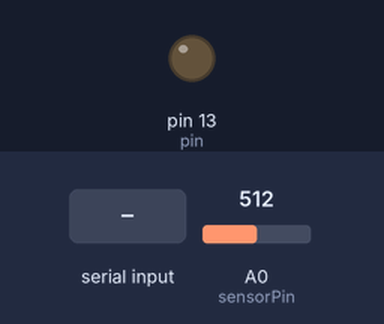
Bench run of a sketch on a simulated Arduino Uno, built with avr-gcc and run on an emulated ATmega328P. On the bench: output pins drawn as LEDs (lit = HIGH). Dashed ring = blinking. Inputs (shaded band) come from the test bench; at power-on: A0 (sensorPin) = 512. What the sketch prints to the serial monitor is not drawn.

Above: at 1.2 s.
1.3 s: "c" received over Serial
At 1.45 s:
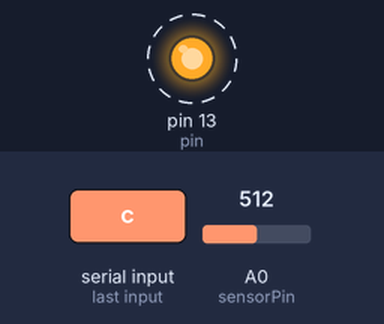
4.3 s: "t" received over Serial
Timing chart, 0 to 7.3 s (numbered marks = the images above; inputs shaded):
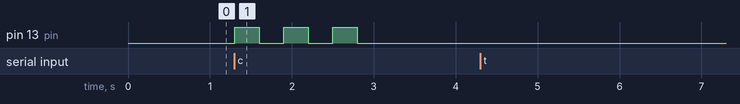

The sketch:

serialtest.ino
```cpp
// Pin est la led de l'Arduino pour les test de connexion
int pin = 13;
// Data est la valeur recue par le site web
int data;
// sending est la valeur renvoyé
int sendint;
String sendstr;
// SensorPin est la connexion du Thermometre
const int sensorPin = A0;

//configuration de Base
void setup() {

   //Commencer la Connexion en série pour le transfert de données
  Serial.begin(9600);
   //Configure le pin de la LED en sortie
  pinMode(pin, OUTPUT);

}

//Programme de l'Arduino
void loop() {

  // Création de la Température en °C
  int sensorVal = analogRead(sensorPin);
  float voltage = (sensorVal/1024.0) * 5.0;
  float temperature = (voltage - .5) * 100;

  // Lecture d'une commande sur le site web
  if(Serial.available() > 0){
    do{
        data = Serial.read(); //Removes the message from the serial cache

        switch(data){

            case 116:
                // La valeur renvoyé sera la valeur d la température
                sendint = temperature;
                sendstr = String(sendint);
                // On renvoie la sendstr
                Serial.print(sendstr);
                delay(100); // Pause 100ms
                break;

            case 99:
                // La valeur renvoyé sera "YES"
                sendstr = "YES";
                digitalWrite(pin, HIGH); // LED ON
                delay(300); // Pause 300ms
                digitalWrite(pin, LOW); //LED OFF
                delay(300); // Pause 300ms
                digitalWrite(pin, HIGH); // LED ON
                delay(300); //Pause 300ms
                digitalWrite(pin, LOW); // LED OFF
                delay(300); // Pause 300ms
                digitalWrite(pin, HIGH); // LED ON
                delay(300); // Pause 300ms
                digitalWrite(pin, LOW); // LED OFF
                // On renvoie la sendstr
                Serial.print(sendstr);
                delay(100); // Pause 100ms
                break;

            default:

                // On renvoie data recue par defaut
                Serial.print(data);
                delay(100); // Pause 100ms
                break;
        }
    }while(Serial.available()>0);

    // On envoie le symbole de fin d'écriture
    Serial.write('a');
  }
}
```

Measured:
- after the input at 1.3 s, pin 13 (pin): alternates HIGH for 0.30 s and LOW for 0.30 s, 6 changes in all, then stays LOW, starting at once
- after the input at 4.3 s, every drawn part: stays the same
